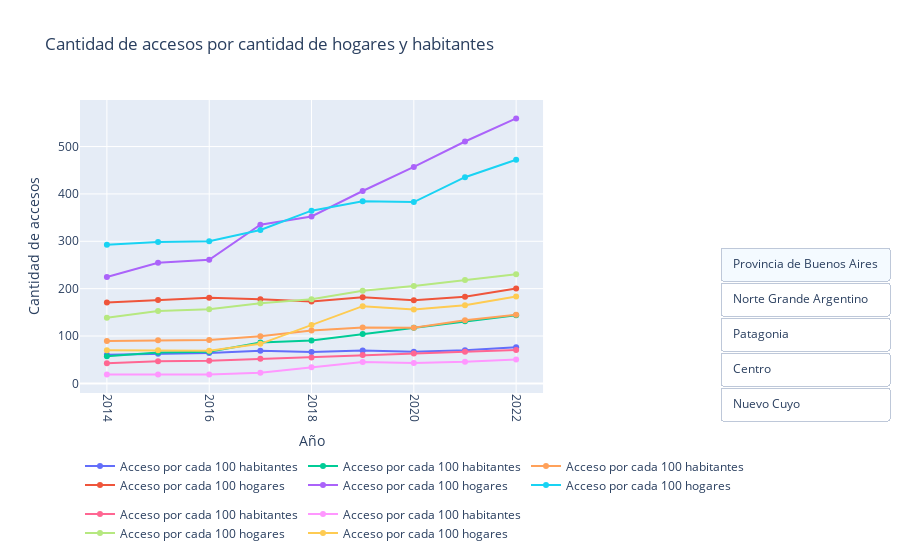

Notebook code cell kept with this figure:
### Code cell
lista_regiones = ['Provincia de Buenos Aires', 'Norte Grande Argentino', 'Patagonia', 'Centro', 'Nuevo Cuyo']

fig = make_subplots(rows=1, cols=2, column_widths=[0.7, 0.3])

traces = []
for r in lista_regiones:
    df_region = df2[df2['trimestre'] == 3].reset_index()
    df_region = df_region.groupby(['region', 'anio'])[['accesx100hab', 'accesx100hog']].sum().reset_index()
    df_region = df_region[df_region['region'] == r]
    df_region.sort_values(by='anio', inplace=True)

    anio = df_region['anio']
    accesx100hab = df_region['accesx100hab']
    accesx100hog = df_region['accesx100hog']

    trace_accesx100hab = go.Scatter(x=anio, y=accesx100hab, name='Acceso por cada 100 habitantes', legendgroup=r, showlegend=False)
    traces.append(trace_accesx100hab)
    trace_accesx100hog = go.Scatter(x=anio, y=accesx100hog, name='Acceso por cada 100 hogares', legendgroup=r, showlegend=False)
    traces.append(trace_accesx100hog)

    fig.add_trace(trace_accesx100hab, row=1, col=1)
    fig.add_trace(trace_accesx100hog, row=1, col=1)

fig.update_traces(showlegend=True)  # Mostrar la leyenda

fig.update_layout(
    title='Cantidad de accesos por cantidad de hogares y habitantes',
    xaxis=dict(title='Año', tickangle=90),
    yaxis=dict(title='Cantidad de accesos'),
    legend=dict(orientation='h', x=0, y=-0.2),
    showlegend=True
)

buttons = []
for r in lista_regiones:
    visible_indices = [i for i in range(len(traces)) if traces[i]['legendgroup'] == r]
    visible = [False] * len(traces)
    for i in visible_indices:
        visible[i] = True
    button = dict(
        label=r,
        method='update',
        args=[{'visible': visible}, {'title': f'Cantidad de accesos por cantidad de hogares y habitantes en {r}'}]
    )
    buttons.append(button)

fig.update_layout(
    updatemenus=[dict(
        type='buttons',
        buttons=buttons,
        active=0,
        direction='down',
        x=1.1,
        y=0.5
    )]
)

fig.show()

### Figure 1 — Plotly figure (JSON) as saved in the notebook; plotly's stock layout.template omitted (floating-point values rounded to 4 significant figures)
{"data": [{"legendgroup": "Provincia de Buenos Aires", "name": "Acceso por cada 100 habitantes", "showlegend": true, "type": "scatter", "x": [2014, 2015, 2016, 2017, 2018, 2019, 2020, 2021, 2022], "xaxis": "x", "y": [60.49, 62.45, 64.14, 69.19, 66.33, 69.67, 67.02, 69.87, 76.6], "yaxis": "y"}, {"legendgroup": "Provincia de Buenos Aires", "name": "Acceso por cada 100 hogares", "showlegend": true, "type": "scatter", "x": [2014, 2015, 2016, 2017, 2018, 2019, 2020, 2021, 2022], "xaxis": "x", "y": [170.6, 176, 180.9, 177.5, 172.9, 182, 175.3, 182.9, 200.3], "yaxis": "y"}, {"legendgroup": "Norte Grande Argentino", "name": "Acceso por cada 100 habitantes", "showlegend": true, "type": "scatter", "x": [2014, 2015, 2016, 2017, 2018, 2019, 2020, 2021, 2022], "xaxis": "x", "y": [57.38, 65.19, 66.86, 86.12, 90.62, 104.3, 117.3, 131.3, 143.8], "yaxis": "y"}, {"legendgroup": "Norte Grande Argentino", "name": "Acceso por cada 100 hogares", "showlegend": true, "type": "scatter", "x": [2014, 2015, 2016, 2017, 2018, 2019, 2020, 2021, 2022], "xaxis": "x", "y": [224.5, 254.5, 260.9, 334.9, 352.5, 406.2, 457.0, 510.7, 559.4], "yaxis": "y"}, {"legendgroup": "Patagonia", "name": "Acceso por cada 100 habitantes", "showlegend": true, "type": "scatter", "x": [2014, 2015, 2016, 2017, 2018, 2019, 2020, 2021, 2022], "xaxis": "x", "y": [89.3, 90.91, 91.66, 99.38, 111.7, 117.9, 117.5, 133.5, 144.8], "yaxis": "y"}, {"legendgroup": "Patagonia", "name": "Acceso por cada 100 hogares", "showlegend": true, "type": "scatter", "x": [2014, 2015, 2016, 2017, 2018, 2019, 2020, 2021, 2022], "xaxis": "x", "y": [292.9, 298.3, 300.3, 323.7, 364.6, 384.6, 382.7, 435.3, 472.1], "yaxis": "y"}, {"legendgroup": "Centro", "name": "Acceso por cada 100 habitantes", "showlegend": true, "type": "scatter", "x": [2014, 2015, 2016, 2017, 2018, 2019, 2020, 2021, 2022], "xaxis": "x", "y": [42.44, 46.83, 47.87, 51.98, 54.63, 59.97, 63.09, 67.09, 70.8], "yaxis": "y"}, {"legendgroup": "Centro", "name": "Acceso por cada 100 hogares", "showlegend": true, "type": "scatter", "x": [2014, 2015, 2016, 2017, 2018, 2019, 2020, 2021, 2022], "xaxis": "x", "y": [138.4, 153.0, 156.4, 169.2, 177.9, 195.4, 205.6, 218.5, 230.5], "yaxis": "y"}, {"legendgroup": "Nuevo Cuyo", "name": "Acceso por cada 100 habitantes", "showlegend": true, "type": "scatter", "x": [2014, 2015, 2016, 2017, 2018, 2019, 2020, 2021, 2022], "xaxis": "x", "y": [18.83, 18.84, 18.62, 22.63, 34.0, 45.2, 43.19, 45.62, 50.57], "yaxis": "y"}, {"legendgroup": "Nuevo Cuyo", "name": "Acceso por cada 100 hogares", "showlegend": true, "type": "scatter", "x": [2014, 2015, 2016, 2017, 2018, 2019, 2020, 2021, 2022], "xaxis": "x", "y": [69.87, 69.87, 69.04, 83.58, 123.4, 163.1, 156.1, 164.9, 183.6], "yaxis": "y"}], "layout": {"legend": {"orientation": "h", "x": 0, "y": -0.2}, "showlegend": true, "title": {"text": "Cantidad de accesos por cantidad de hogares y habitantes"}, "updatemenus": [{"active": 0, "buttons": [{"args": [{"visible": [true, true, false, false, false, false, false, false, false, false]}, {"title": "Cantidad de accesos por cantidad de hogares y habitantes en Provincia de Buenos Aires"}], "label": "Provincia de Buenos Aires", "method": "update"}, {"args": [{"visible": [false, false, true, true, false, false, false, false, false, false]}, {"title": "Cantidad de accesos por cantidad de hogares y habitantes en Norte Grande Argentino"}], "label": "Norte Grande Argentino", "method": "update"}, {"args": [{"visible": [false, false, false, false, true, true, false, false, false, false]}, {"title": "Cantidad de accesos por cantidad de hogares y habitantes en Patagonia"}], "label": "Patagonia", "method": "update"}, {"args": [{"visible": [false, false, false, false, false, false, true, true, false, false]}, {"title": "Cantidad de accesos por cantidad de hogares y habitantes en Centro"}], "label": "Centro", "method": "update"}, {"args": [{"visible": [false, false, false, false, false, false, false, false, true, true]}, {"title": "Cantidad de accesos por cantidad de hogares y habitantes en Nuevo Cuyo"}], "label": "Nuevo Cuyo", "method": "update"}], "direction": "down", "type": "buttons", "x": 1.1, "y": 0.5}], "xaxis": {"anchor": "y", "domain": [0, 0.63], "tickangle": 90, "title": {"text": "Año"}}, "xaxis2": {"anchor": "y2", "domain": [0.73, 1]}, "yaxis": {"anchor": "x", "domain": [0, 1], "title": {"text": "Cantidad de accesos"}}, "yaxis2": {"anchor": "x2", "domain": [0, 1]}}}
